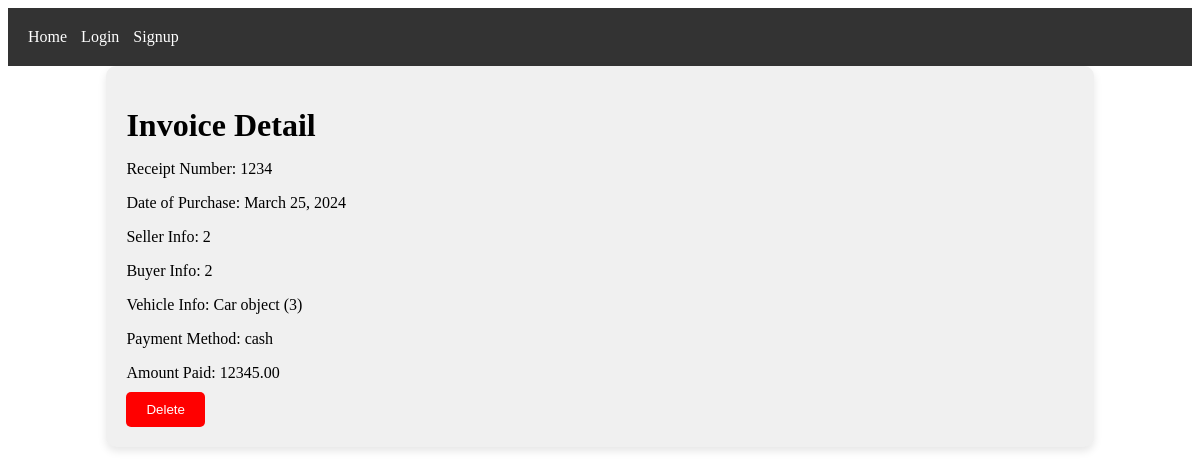
Page /app/invoices/6/ on the committed database.
### app/models.py (models this page shows)
class Invoice(models.Model):
    sale = models.OneToOneField(Sale, on_delete=models.CASCADE)
    receipt_number = models.CharField(max_length=50)
    date_of_purchase = models.DateField()
    seller_info = models.CharField(max_length=255)
    buyer_info = models.CharField(max_length=255)
    vehicle_info = models.ForeignKey(Car, on_delete=models.CASCADE)
    payment_method = models.CharField(max_length=100)
    amount_paid = models.DecimalField(max_digits=10, decimal_places=2)

class Car(models.Model):
    make = models.CharField(max_length=100)
    model = models.CharField(max_length=100)
    year = models.IntegerField()
    vin = models.CharField(max_length=17, unique=True)
    mileage = models.IntegerField()
    color = models.CharField(max_length=50)
    body_style = models.CharField(max_length=50)
    transmission = models.CharField(max_length=20)
    fuel_type = models.CharField(max_length=20)
    engine_size = models.CharField(max_length=20)
    drive_type = models.CharField(max_length=20)
    trim_level = models.CharField(max_length=100)
    image = models.ImageField(upload_to='media/')

### app/views.py (the view)
# urls.py: path('invoices/<int:invoice_id>/', views.invoice_detail, name='invoice_detail'),
def invoice_detail(request, invoice_id):
    invoice = get_object_or_404(Invoice, id=invoice_id)
    return render(request, 'invoice_details.html', {'invoice': invoice})

### app/templates/invoice_details.html (shortened to what this page needs)
{% extends 'base.html' %}
{% block content %}
<!DOCTYPE html>
<html lang="en">
<head>
    {% load static %}
    <link rel="stylesheet" type="text/css" href="{% static 'invoice_detail.css' %}">
</head>
<body>
    <div class="card">
        <h1>Invoice Detail</h1>
        <p>Receipt Number: {{ invoice.receipt_number }}</p>
        <p>Date of Purchase: {{ invoice.date_of_purchase }}</p>
        <p>Seller Info: {{ invoice.seller_info }}</p>
        <p>Buyer Info: {{ invoice.buyer_info }}</p>
        <p>Vehicle Info: {{ invoice.vehicle_info }}</p>
        <p>Payment Method: {{ invoice.payment_method }}</p>
        <p>Amount Paid: {{ invoice.amount_paid }}</p>
        <form method="post" action="{% url 'delete_invoice' invoice.id %}">
            <input type="submit" value="Delete" class="delete-btn">
        </form>
    </div>
</body>
</html>
{% endblock %}

### app/static/invoice_detail.css (style rules this page uses)
.card { width: 80%; margin: 0 auto; padding: 20px; background-color: #f0f0f0; border-radius: 10px; box-shadow: 0 4px 8px rgba(0, 0, 0, 0.1); }
h1, p { margin-bottom: 10px; }
input[type="submit"] { background-color: red; color: white; border: none; padding: 10px 20px; cursor: pointer; border-radius: 5px; transition: background-color 0.3s ease; }

### rows in the picture
Invoice: receipt_number "1234", date_of_purchase "March 25, 2024", seller_info "2", buyer_info "2", vehicle_info "Car object (3)", payment_method "cash", amount_paid "12345.00"
